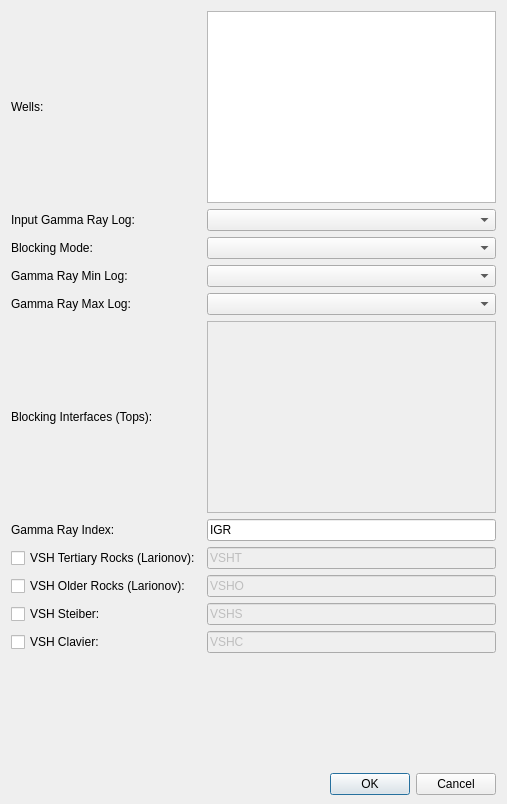
<?xml version="1.0" encoding="UTF-8"?>
<ui version="4.0">
 <class>VShaleDialog</class>
 <widget class="QDialog" name="VShaleDialog">
  <property name="geometry">
   <rect>
    <x>0</x>
    <y>0</y>
    <width>507</width>
    <height>804</height>
   </rect>
  </property>
  <property name="sizePolicy">
   <sizepolicy hsizetype="Preferred" vsizetype="Minimum">
    <horstretch>0</horstretch>
    <verstretch>0</verstretch>
   </sizepolicy>
  </property>
  <property name="minimumSize">
   <size>
    <width>0</width>
    <height>50</height>
   </size>
  </property>
  <property name="windowTitle">
   <string>Dialog</string>
  </property>
  <layout class="QVBoxLayout" name="verticalLayout">
   <property name="bottomMargin">
    <number>9</number>
   </property>
   <item>
    <layout class="QGridLayout" name="gridLayout">
     <item row="4" column="0">
      <widget class="QLabel" name="label_3">
       <property name="text">
        <string>Gamma Ray Max Log:</string>
       </property>
      </widget>
     </item>
     <item row="3" column="1">
      <widget class="QComboBox" name="cbGRMin"/>
     </item>
     <item row="2" column="0">
      <widget class="QLabel" name="label_4">
       <property name="text">
        <string>Blocking Mode:</string>
       </property>
      </widget>
     </item>
     <item row="8" column="1">
      <widget class="QLineEdit" name="leTertiaryRocks">
       <property name="enabled">
        <bool>false</bool>
       </property>
       <property name="text">
        <string>VSHT</string>
       </property>
      </widget>
     </item>
     <item row="8" column="0">
      <widget class="QCheckBox" name="cbTertiaryRocks">
       <property name="text">
        <string>VSH Tertiary Rocks (Larionov):</string>
       </property>
      </widget>
     </item>
     <item row="1" column="0">
      <widget class="QLabel" name="label_2">
       <property name="text">
        <string>Input Gamma Ray Log:</string>
       </property>
      </widget>
     </item>
     <item row="1" column="1">
      <widget class="QComboBox" name="cbGR"/>
     </item>
     <item row="6" column="0">
      <widget class="QLabel" name="label_5">
       <property name="text">
        <string>Gamma Ray Index:</string>
       </property>
      </widget>
     </item>
     <item row="6" column="1">
      <widget class="QLineEdit" name="leIGR">
       <property name="text">
        <string>IGR</string>
       </property>
      </widget>
     </item>
     <item row="0" column="0">
      <widget class="QLabel" name="label">
       <property name="text">
        <string>Wells:</string>
       </property>
      </widget>
     </item>
     <item row="10" column="0">
      <widget class="QCheckBox" name="cbSteiber">
       <property name="text">
        <string>VSH Steiber:</string>
       </property>
      </widget>
     </item>
     <item row="9" column="1">
      <widget class="QLineEdit" name="leOlderRocks">
       <property name="enabled">
        <bool>false</bool>
       </property>
       <property name="text">
        <string>VSHO</string>
       </property>
      </widget>
     </item>
     <item row="9" column="0">
      <widget class="QCheckBox" name="cbOlderRocks">
       <property name="text">
        <string>VSH Older Rocks (Larionov):</string>
       </property>
      </widget>
     </item>
     <item row="11" column="0">
      <widget class="QCheckBox" name="cbClavier">
       <property name="text">
        <string>VSH Clavier:</string>
       </property>
      </widget>
     </item>
     <item row="10" column="1">
      <widget class="QLineEdit" name="leSteiber">
       <property name="enabled">
        <bool>false</bool>
       </property>
       <property name="text">
        <string>VSHS</string>
       </property>
      </widget>
     </item>
     <item row="11" column="1">
      <widget class="QLineEdit" name="leClavier">
       <property name="enabled">
        <bool>false</bool>
       </property>
       <property name="text">
        <string>VSHC</string>
       </property>
      </widget>
     </item>
     <item row="2" column="1">
      <widget class="QComboBox" name="cbBlockingMode"/>
     </item>
     <item row="3" column="0">
      <widget class="QLabel" name="label_6">
       <property name="text">
        <string>Gamma Ray Min Log:</string>
       </property>
      </widget>
     </item>
     <item row="5" column="0">
      <widget class="QLabel" name="label_7">
       <property name="text">
        <string>Blocking Interfaces (Tops):</string>
       </property>
      </widget>
     </item>
     <item row="5" column="1">
      <widget class="QListWidget" name="lwTops">
       <property name="enabled">
        <bool>false</bool>
       </property>
       <property name="autoScrollMargin">
        <number>2</number>
       </property>
       <property name="selectionMode">
        <enum>QAbstractItemView::ExtendedSelection</enum>
       </property>
      </widget>
     </item>
     <item row="0" column="1">
      <widget class="QListWidget" name="lwWells">
       <property name="selectionMode">
        <enum>QAbstractItemView::ExtendedSelection</enum>
       </property>
      </widget>
     </item>
     <item row="4" column="1">
      <widget class="QComboBox" name="cbGRMax"/>
     </item>
    </layout>
   </item>
   <item>
    <spacer name="verticalSpacer">
     <property name="orientation">
      <enum>Qt::Vertical</enum>
     </property>
     <property name="sizeHint" stdset="0">
      <size>
       <width>20</width>
       <height>48</height>
      </size>
     </property>
    </spacer>
   </item>
   <item>
    <widget class="QDialogButtonBox" name="buttonBox">
     <property name="orientation">
      <enum>Qt::Horizontal</enum>
     </property>
     <property name="standardButtons">
      <set>QDialogButtonBox::Cancel|QDialogButtonBox::Ok</set>
     </property>
    </widget>
   </item>
  </layout>
 </widget>
 <tabstops>
  <tabstop>lwWells</tabstop>
  <tabstop>cbGR</tabstop>
  <tabstop>cbBlockingMode</tabstop>
  <tabstop>cbGRMin</tabstop>
  <tabstop>cbGRMax</tabstop>
  <tabstop>lwTops</tabstop>
  <tabstop>leIGR</tabstop>
  <tabstop>cbTertiaryRocks</tabstop>
  <tabstop>leTertiaryRocks</tabstop>
  <tabstop>cbOlderRocks</tabstop>
  <tabstop>leOlderRocks</tabstop>
  <tabstop>cbSteiber</tabstop>
  <tabstop>leSteiber</tabstop>
  <tabstop>cbClavier</tabstop>
  <tabstop>leClavier</tabstop>
 </tabstops>
 <resources/>
 <connections>
  <connection>
   <sender>buttonBox</sender>
   <signal>accepted()</signal>
   <receiver>VShaleDialog</receiver>
   <slot>accept()</slot>
   <hints>
    <hint type="sourcelabel">
     <x>257</x>
     <y>665</y>
    </hint>
    <hint type="destinationlabel">
     <x>157</x>
     <y>274</y>
    </hint>
   </hints>
  </connection>
  <connection>
   <sender>buttonBox</sender>
   <signal>rejected()</signal>
   <receiver>VShaleDialog</receiver>
   <slot>reject()</slot>
   <hints>
    <hint type="sourcelabel">
     <x>325</x>
     <y>665</y>
    </hint>
    <hint type="destinationlabel">
     <x>286</x>
     <y>274</y>
    </hint>
   </hints>
  </connection>
  <connection>
   <sender>cbTertiaryRocks</sender>
   <signal>toggled(bool)</signal>
   <receiver>leTertiaryRocks</receiver>
   <slot>setEnabled(bool)</slot>
   <hints>
    <hint type="sourcelabel">
     <x>116</x>
     <y>405</y>
    </hint>
    <hint type="destinationlabel">
     <x>489</x>
     <y>406</y>
    </hint>
   </hints>
  </connection>
  <connection>
   <sender>cbOlderRocks</sender>
   <signal>toggled(bool)</signal>
   <receiver>leOlderRocks</receiver>
   <slot>setEnabled(bool)</slot>
   <hints>
    <hint type="sourcelabel">
     <x>116</x>
     <y>439</y>
    </hint>
    <hint type="destinationlabel">
     <x>489</x>
     <y>440</y>
    </hint>
   </hints>
  </connection>
  <connection>
   <sender>cbSteiber</sender>
   <signal>toggled(bool)</signal>
   <receiver>leSteiber</receiver>
   <slot>setEnabled(bool)</slot>
   <hints>
    <hint type="sourcelabel">
     <x>132</x>
     <y>473</y>
    </hint>
    <hint type="destinationlabel">
     <x>496</x>
     <y>474</y>
    </hint>
   </hints>
  </connection>
  <connection>
   <sender>cbClavier</sender>
   <signal>toggled(bool)</signal>
   <receiver>leClavier</receiver>
   <slot>setEnabled(bool)</slot>
   <hints>
    <hint type="sourcelabel">
     <x>132</x>
     <y>507</y>
    </hint>
    <hint type="destinationlabel">
     <x>496</x>
     <y>508</y>
    </hint>
   </hints>
  </connection>
 </connections>
</ui>
